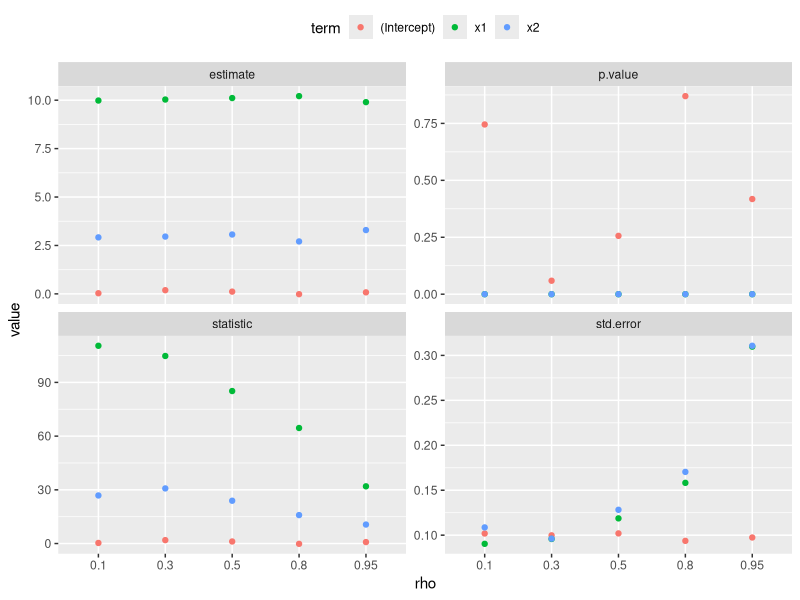

This chart was generated by the following R code:
## ---- chunk 1
knitr::opts_chunk$set(echo = TRUE, warning = FALSE, message = FALSE, fig.width = 7, fig.height = 7)
## ---- chunk 2
library(knitr)
library(ggplot2)
library(dplyr)
library(tidyr)
library(broom)
## ---- chunk 3
set.seed(123)
n <- 100
X1 <- rnorm(n, mean = 0, sd = 1)
X2 <- rnorm(n, mean = 0, sd = 1)
Z <- 5 * X2 + rnorm(n, mean = 0, sd = 1)
Y <- 3 * X1 + 2 * X2 + rnorm(n, mean = 0, sd = 1)
## ---- chunk 4
kable(cor(cbind(X1, X2, Z)), caption="Correlation of the predictors")
## ---- chunk 5
fit1 <- lm(Y ~ X1 + X2)
fit2 <- lm(Y ~ X1 + X2 + Z)
coef_results <- rbind(
  tidy(fit1) %>% mutate(model = "fit1"),
  tidy(fit2) %>% mutate(model = "fit2")
)
# move model to the first column
coef_results <- coef_results %>% select(model, everything())
# now R-squared and adjusted R-squared
rsq_results <- rbind(
  glance(fit1) %>% mutate(model = "fit1"),
  glance(fit2) %>% mutate(model = "fit2")
) %>%
  select(model, everything())
## ---- chunk 6
kable(coef_results, caption = "The coefficients and statistics")
kable(rsq_results, caption = "The goodness of fit")
## ---- chunk 7
simulate_correlated_data<-function(rho, n=100, seed=NULL) {
  if(is.null(seed)) {
    seed < Sys.time()
  }
  set.seed(seed)
  x <- rnorm(n)
  z <- rnorm(n)
  y <- rho*x + sqrt(1-rho^2)*z
  return(cbind(x,y))
}
## ---- chunk 8
n<-100
rhos<-c(0.1, 0.3, 0.5, 0.8, 0.95)
simulated_data <- lapply(rhos, simulate_correlated_data, n=n)
# let's calculate the correlation coefficients for the simulated data
simulated_rhos<-sapply(simulated_data, function(d) cor(d[,"x"],d[, "y"]))
kable(cbind(expected_rho=rhos, actual_rho=simulated_rhos))
## ---- chunk 9
 fits <- lapply(simulated_data, function(d) {
          x1<-d[,"x"]
          x2<-d[, "y"]
          y <- 10*x1 + 3*x2 + rnorm(n)
          fit<-lm(y~x1 + x2)
          return(fit)
          } 
          )
coef_results<-lapply(seq_along(rhos),
                     function(i) {
                       tidy(fits[[i]]) %>%
                         mutate(rho = rhos[i]) %>%
                         select(rho, everything())
                     }
                     )
coef_results <- do.call(rbind, coef_results)
kable(coef_results, caption = "Regression statistics with different correlation strengths among predictors")
## ---- chunk 10
coef_results <- coef_results %>% 
    mutate(rho = factor(rho)) %>%
    pivot_longer(
      cols = estimate:p.value,
      names_to = "metric",
      values_to = "value"
    )
## ---- chunk 11
plt <- ggplot(coef_results, aes(x=rho, y=value)) +
      geom_point(aes(color=term)) +
      facet_wrap(~ metric, ncol=2, scales="free_y") +
      theme(legend.position = "top")
plt
